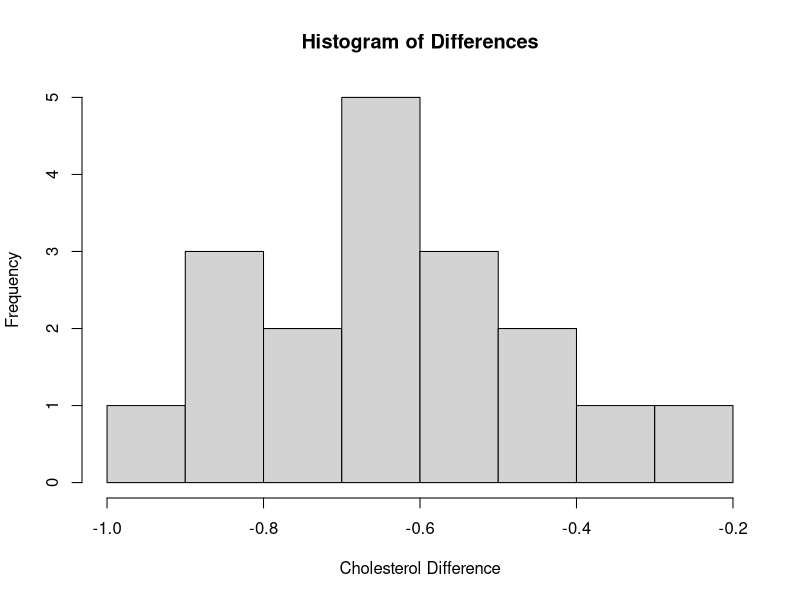

Source code (R):
# Load Data
cholesterol <- read.table("../ASSIGNMENT 1 FILES/cholesterol.txt", header=TRUE)

# Check Normality of Differences
differences <- cholesterol$After8weeks - cholesterol$Before
shapiro.test(differences)  # Shapiro-Wilk test for normality
hist(differences, main="Histogram of Differences", xlab="Cholesterol Difference")

# Paired t-test
t.test(cholesterol$Before, cholesterol$After8weeks, paired=TRUE)

# Wilcoxon Signed Rank Test (non-parametric)
wilcox.test(cholesterol$Before, cholesterol$After8weeks, paired=TRUE)

# Permutation Test
set.seed(123)
B <- 1000  # Number of permutations
perm_stats <- numeric(B)

for (i in 1:B) {
  perm_data <- ifelse(runif(length(differences)) > 0.5, differences, -differences)
  perm_stats[i] <- mean(perm_data)
}

observed_stat <- mean(differences)
p_value <- mean(abs(perm_stats) >= abs(observed_stat))

# Print Permutation Test Results
cat("Permutation Test p-value:", p_value, "\n")
